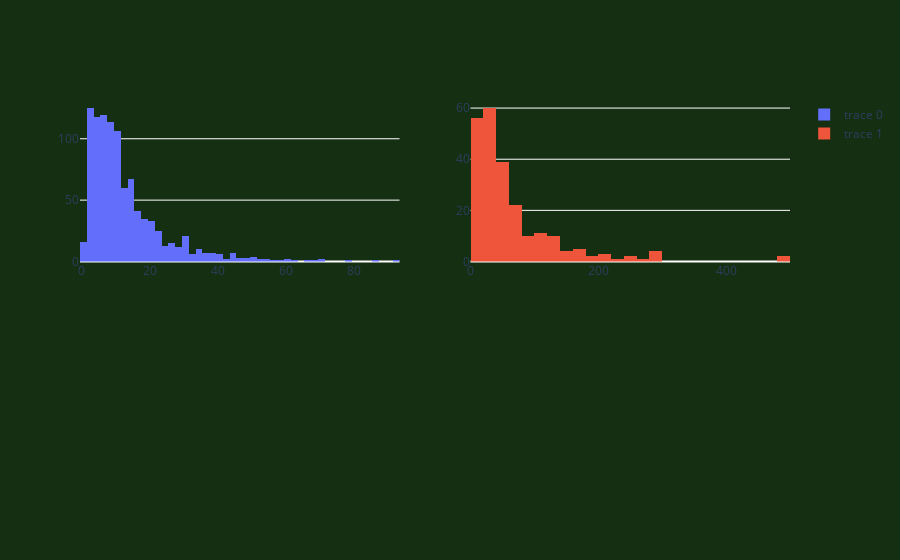

Notebook code cell kept with this figure:
### Code cell
a= go.Histogram(x=whole_df[whole_df['behavior']=='cam']['duration'])
b= go.Histogram(x=whole_df[whole_df['behavior']=='alogroo']['duration'])
fig = make_subplots(rows=2, cols=2)
fig.append_trace(a, 1, 1)
fig.append_trace(b, 1, 2)
fig.update_layout({
    'plot_bgcolor': 'rgba(21, 47, 18, 255)',
    'paper_bgcolor': 'rgba(21, 47, 18, 255)'
})
fig.show()

### Figure 1 — Plotly figure (JSON) as saved in the notebook; plotly's stock layout.template omitted (floating-point values rounded to 4 significant figures; data arrays with more than 128 entries replaced by an {"elided": "..."} marker saying what was removed)
{"data": [{"type": "histogram", "x": {"elided": "991 int values"}, "xaxis": "x", "yaxis": "y"}, {"type": "histogram", "x": {"elided": "232 int values"}, "xaxis": "x2", "yaxis": "y2"}], "layout": {"paper_bgcolor": "rgba(21, 47, 18, 255)", "plot_bgcolor": "rgba(21, 47, 18, 255)", "xaxis": {"anchor": "y", "domain": [0, 0.45]}, "xaxis2": {"anchor": "y2", "domain": [0.55, 1]}, "xaxis3": {"anchor": "y3", "domain": [0, 0.45]}, "xaxis4": {"anchor": "y4", "domain": [0.55, 1]}, "yaxis": {"anchor": "x", "domain": [0.575, 1]}, "yaxis2": {"anchor": "x2", "domain": [0.575, 1]}, "yaxis3": {"anchor": "x3", "domain": [0, 0.425]}, "yaxis4": {"anchor": "x4", "domain": [0, 0.425]}}}
